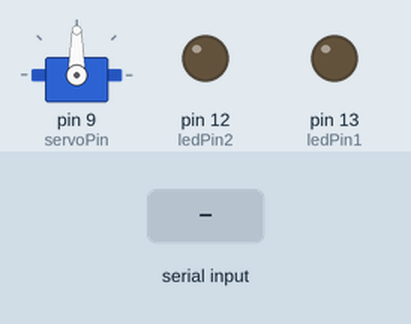
This sketch was run on a simulated Arduino Uno, built with avr-gcc and run on an emulated ATmega328P. Shown: servo, output pins drawn as LEDs (lit = HIGH). The inputs (shaded band) are chosen by the test bench.

Above: at 1.2 s.
1.3 s: "1" received over Serial
At 2.4 s:
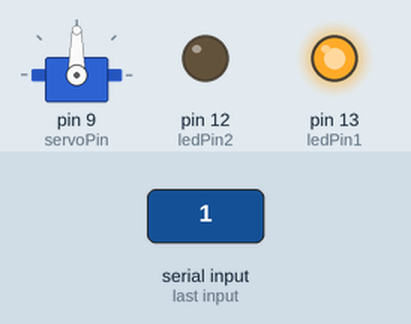
2.8 s: "3" received over Serial
At 3.6 s:
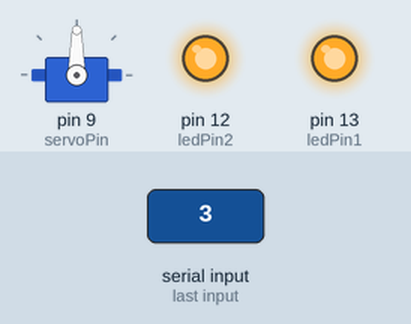
4.3 s: "2" received over Serial
At 4.7 s:
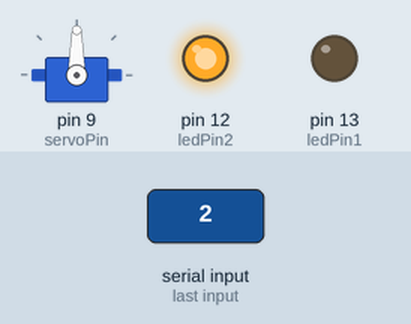
5.8 s: "5" received over Serial
At 7.0 s:
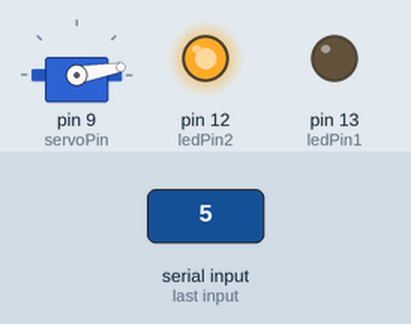
7.3 s: "4" received over Serial
At 8.2 s:
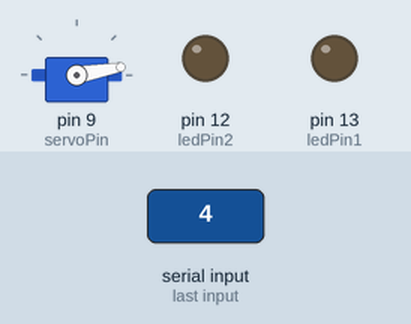
8.8 s: "7" received over Serial
At 9.3 s:
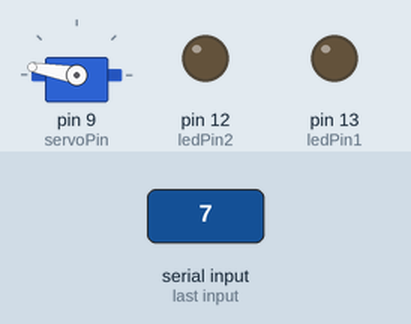
Timing chart, 0 to 11.3 s (numbered marks = the images above; inputs shaded):
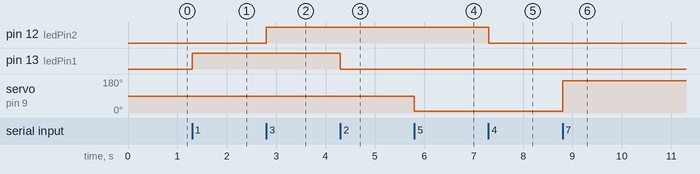

The sketch:

Arduino_Code.ino
```cpp
/*
  Home Automation with Arduino,Android,Bluetooth

  Created 5 Dec 2016
  by Sayan Seth
  */
#include <Servo.h>

Servo myservo;

#define ledPin1 13
#define ledPin2 12
#define servoPin 9
#define thresh 500
int state = 0;
int flag=0;   //check if led 1 is changing state.If it is in auto mode, check the lighting condition in every loop. If it is not, don't.
void auto_light();
void setup()
{
  pinMode(ledPin1, OUTPUT);
  digitalWrite(ledPin1, LOW);
  pinMode(ledPin2, OUTPUT);
  digitalWrite(ledPin2, LOW);
  myservo.attach(servoPin);
  Serial.begin(9600);     // Default communication rate of the Bluetooth module
}
void loop() {
  if(Serial.available() > 0)  // Checks whether data is comming from the serial port
  {
  state = Serial.read();  // Reads the data from the serial port
  }
  if (state == '2')
 {
  digitalWrite(ledPin1, LOW); // Turn LED OFF
  state = 0;
  flag=1;                     //We are chnging state of LED 1, no need to run the auto function
 }
  if (state == '1')
 {
  digitalWrite(ledPin1, HIGH); // Turn LED ON
  state = 0;
  flag=1;                      // We are changing state of LED 1, no need to run the auto function
 }
  if (state == '4')
  {
  digitalWrite(ledPin2, LOW);
  state = 0;

 }
  if (state == '3')
 {
  digitalWrite(ledPin2, HIGH);
  state = 0;
 }
  if (state == '5')
 {
  myservo.write(10);
  delay(1000);
  state = 0;
 }
  if (state == '6')
 {
  myservo.write(90);
  delay(1000);
  state = 0;
 }
  if (state == '7')
 {
  myservo.write(170);
  delay(1000);
  state = 0;
 }
  if (state == '8' || flag==2) //Auto mode is activated, run the auto function
 {
  auto_light();
  state = 0;
 }
}
void auto_light()
  {

    int val;
    flag=2; // signifies that auto mode is on
    val = analogRead(A0);
    if(val>=thresh)
    {
      digitalWrite(ledPin1,LOW);
    }
    else
      digitalWrite(ledPin1, HIGH);


    }
```

Measured:
- after the input at 1.3 s, pin 13 (ledPin1): LOW → HIGH at once
- after the input at 2.8 s, pin 12 (ledPin2): LOW → HIGH at once
- after the input at 4.3 s, pin 13 (ledPin1): HIGH → LOW at once
- after the input at 5.8 s, servo on pin 9 (servoPin): 90° → 10° at once
- after the input at 7.3 s, pin 12 (ledPin2): HIGH → LOW at once
- after the input at 8.8 s, servo on pin 9 (servoPin): 10° → 170° at once
